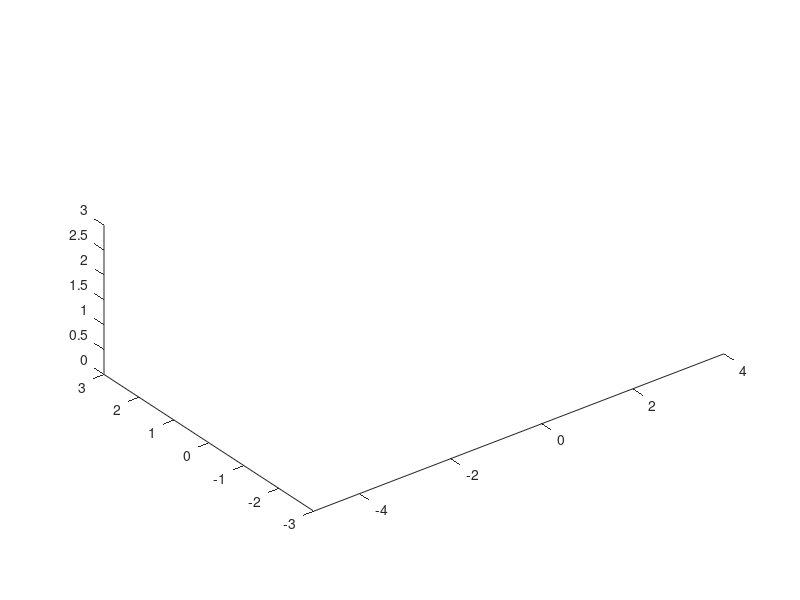

Recreate this plot in MATLAB. (Note: this script raises an error after producing the figure.)
clf;
axis equal;
view(3);
axis([-5 4 -3 3 0 3]);
xlim([-5 4]); ylim([-3 3]); zlim([0 3]);

% Set parameters for the simulation
ur3e = UR3e();                                                 % Load robot model 1
% transl(2.5, 1.75, 0.925)
r = KukaTitan(transl(-0.75,0.5,0.05));                                                       % Load robot model 2
PlaceObject('environment.PLY',[0,0,0]);

t = 1;                                                                      % Total time for one direction (s)
deltaT = 0.02;                                                              % Control frequency
steps = t/deltaT;                                                           % Number of steps for one direction
total_steps = 2*steps;                                                      % Total steps for forward and backward
S = 5;
delta = 2*pi/steps;                                                         % Small angle change
epsilon = 0.1;                                                              % Threshold for manipulability/Damped Least Squares
W = diag([1 1 1 0.1 0.1 0.1]);                                              % Weighting matrix for the velocity vector

% Allocate array data
qMatrix = zeros(total_steps,7);                                             % Array for UR3e joint angles
qMatrix2 = zeros(total_steps,6);                                            % Array for Kuka Titan joint angles
qdot = zeros(total_steps,7);                                                % Array for UR3e joint velocities
qdot2 = zeros(total_steps,6);                                                
theta = zeros(3,total_steps);                                               % Array for UR3e roll-pitch-yaw angles
theta2 = zeros(3,total_steps);                                              % Array for Kuka Titan roll-pitch-yaw angles
x = zeros(3,total_steps);                                                   % Array for UR3e x-y-z trajectory
x2 = zeros(3,total_steps);                                                  % Array for Kuka Titan x-y-z trajectory

%% UR3e movement with RMRC
s1 = lspb(0,1,steps);                                                       % Trapezoidal trajectory scalar
for i=1:steps
    x(1,i) = 1;                                                             % Points in x (fixed)
    x(2,i) = (1-s1(i))*-1 + s1(i)*1;                                        % Points in y (move forward)
    x(3,i) = 1;                                                             % Points in z (fixed)
    theta(1,i) = 0;                                                         % Roll angle
    theta(2,i) = 5*pi/9;                                                    % Pitch angle
    theta(3,i) = 0;                                                         % Yaw angle
end
for i=1:steps
    x(1,steps+i) = 1;                                                       % Points in x (fixed)
    x(2,steps+i) = (1-s1(i))*1 + s1(i)*-1;                                  % Points in y (move backward)
    x(3,steps+i) = 1;                                                       % Points in z (fixed)
    theta(1,steps+i) = 0;                                                   % Roll angle
    theta(2,steps+i) = 5*pi/9;                                              % Pitch angle
    theta(3,steps+i) = 0;                                                   % Yaw angle
end

T = [rpy2r(theta(1,1),theta(2,1),theta(3,1)) x(:,1); zeros(1,3) 1];         % Transformation of first point
q0 = zeros(1,7);                                                            % Initial guess for joint angles
qMatrix(1,:) = ur3e.model.ikcon(T,q0);                                      % Solve joint angles to achieve first waypoint

% RMRC loop for UR3e
for i = 1:total_steps-1
    T = ur3e.model.fkine(qMatrix(i,:)).T;                                   % Get forward transformation at current joint state
    deltaX = x(:,i+1) - T(1:3,4);                                           % Position error from next waypoint
    Rd = rpy2r(theta(1,i+1),theta(2,i+1),theta(3,i+1));                     % Desired rotation matrix
    Ra = T(1:3,1:3);                                                        % Current end-effector rotation matrix
    Rdot = (1/deltaT)*(Rd - Ra);                                            % Rotation matrix error
    S = Rdot*Ra';                                                           % Skew symmetric matrix
    linear_velocity = (1/deltaT)*deltaX;
    angular_velocity = [S(3,2); S(1,3); S(2,1)];                            % Angular velocity
    xdot = W*[linear_velocity; angular_velocity];                           % End-effector velocity
    J = ur3e.model.jacob0(qMatrix(i,:));                                    % Jacobian at current state

    % Damped Least Squares (DLS) for low manipulability
    m = sqrt(det(J*J'));
    if m < epsilon
        lambda = (1 - m/epsilon)*5E-2;
    else
        lambda = 0;
    end
    invJ = inv(J'*J + lambda *eye(7))*J';                                   % DLS inverse Jacobian
    qdot(i,:) = (invJ*xdot)';                                               % Joint velocities
    qMatrix(i+1,:) = qMatrix(i,:) + deltaT*qdot(i,:);                       % Update joint states
end

%% Kuka movement with RMRC
s2 = lspb(0,1,steps);                                                        % Trapezoidal trajectory scalar
for i = 1:steps
    % First segment
    x2(:, i) = [(1 - s2(i)) * 1.0 + s2(i) * 2; 
                 (1 - s2(i)) * 3 + s2(i) * 2; 
                 (1 - s2(i)) * 1.3 + s2(i) * 1.75];
    theta2(:, i) = [0; 5 * pi / 9; 0]; 
end

for i = 1:steps
    % Second segment
    x2(:, steps + i) = [(1 - s2(i)) * 2 + s2(i) * -0.375; 
                        (1 - s2(i)) * 2 + s2(i) * 2; 
                        (1 - s2(i)) * 1.75 + s2(i) * 0.9];
    theta2(:, steps + i) = [0; 5 * pi / 9; 0]; 
end

for i = 1:steps
    % Third segment
    x2(:, 2 * steps + i) = [(1 - s2(i)) * -0.375 + s2(i) * 1.4; 
                            2; 
                            (1 - s2(i)) * 0.9 + s2(i) * 1.3];
    theta2(:, 2 * steps + i) = [0; 5 * pi / 9; 0]; 
end
% 
% for i = 1:steps
%     % 4 segment
%     x2(:, i) = [(1 - s2(i)) * 1.4 + s2(i) * 2; 
%                  (1 - s2(i)) * 3 + s2(i) * 2; 
%                  (1 - s2(i)) * 1.3 + s2(i) * 1.75];
%     theta2(:, i) = [0; 5 * pi / 9; 0]; 
% end
% for i = 1:steps
%     % 5 segment
%     x2(:, steps + i) = [(1 - s2(i)) * 2 + s2(i) * -0; 
%                         (1 - s2(i)) * 2 + s2(i) * 2; 
%                         (1 - s2(i)) * 1.75 + s2(i) * 0.9];
%     theta2(:, steps + i) = [0; 5 * pi / 9; 0]; 
% end
% for i = 1:steps
%     % 6 segment
%     x2(:, 2 * steps + i) = [(1 - s2(i)) * -0 + s2(i) * 1.8; 
%                             2; 
%                             (1 - s2(i)) * 0.9 + s2(i) * 1.3];
%     theta2(:, 2 * steps + i) = [0; 5 * pi / 9; 0]; 
% end
% 
% for i = 1:steps
%     % 7 segment
%     x2(:, i) = [(1 - s2(i)) * 1.8 + s2(i) * 2; 
%                  (1 - s2(i)) * 3 + s2(i) * 2; 
%                  (1 - s2(i)) * 1.3 + s2(i) * 1.75];
%     theta2(:, i) = [0; 5 * pi / 9; 0]; 
% end
% for i = 1:steps
%     % 8 segment
%     x2(:, steps + i) = [(1 - s2(i)) * 2 + s2(i) * 0.375; 
%                         (1 - s2(i)) * 2 + s2(i) * 2; 
%                         (1 - s2(i)) * 1.75 + s2(i) * 0.9];
%     theta2(:, steps + i) = [0; 5 * pi / 9; 0]; 
% end
% for i = 1:steps
%     % 9 segment
%     x2(:, 2 * steps + i) = [(1 - s2(i)) * 0.375 + s2(i) * 0; 
%                             2; 
%                             (1 - s2(i)) * 0.9 + s2(i) * 1.3];
%     theta2(:, 2 * steps + i) = [0; 5 * pi / 9; 0]; 
% end

T2 = [rpy2r(theta2(1,1),theta2(2,1),theta2(3,1)) x2(:,1); zeros(1,3) 1];    % Transformation of first point
q1 = zeros(1,6);                                                            % Initial guess for joint angles
qMatrix2(1,:) = titan.model.ikcon(T2,q1);                                   % Solve joint angles to achieve first waypoint

% RMRC loop for Kuka Titan
for i = 1:total_steps-1
    T2 = titan.model.fkine(qMatrix2(i,:)).T;                                % Get forward transformation at current joint state
    deltaX2 = x2(:,i+1) - T2(1:3,4);                                        % Position error from next waypoint
    Rd2 = rpy2r(theta2(1,i+1),theta2(2,i+1),theta2(3,i+1));                 % Desired rotation matrix
    Ra2 = T2(1:3,1:3);                                                      % Current end-effector rotation matrix
    Rdot2 = (1/deltaT)*(Rd2 - Ra2);                                         % Rotation matrix error
    S2 = Rdot2*Ra2';                                                        % Skew symmetric matrix
    linear_velocity2 = (1/deltaT)*deltaX2;
    angular_velocity2 = [S2(3,2); S2(1,3); S2(2,1)];                        % Angular velocity
    xdot2 = W*[linear_velocity2; angular_velocity2];                        % End-effector velocity
    J2 = titan.model.jacob0(qMatrix2(i,:));                                 % Jacobian at current state

    % Damped Least Squares (DLS) for low manipulability
    m2 = sqrt(det(J2*J2'));
    if m2 < epsilon
        lambda = (1 - m2/epsilon)*5E-2;
    else
        lambda = 0;
    end
    invJ2 = inv(J2'*J2 + lambda *eye(6))*J2';                               % DLS inverse Jacobian
    qdot2(i,:) = (invJ2*xdot2)';                                            % Joint velocities
    qMatrix2(i+1,:) = qMatrix2(i,:) + deltaT*qdot2(i,:);                    % Update joint states
end

%% Plot the movement
hold on;
for i = 1:total_steps
    ur3e.model.animate(qMatrix(i,:));                                       % Animate UR3e robot
    titan.model.animate(qMatrix2(i,:));                                     % Animate Kuka Titan robot
    drawnow();
end
